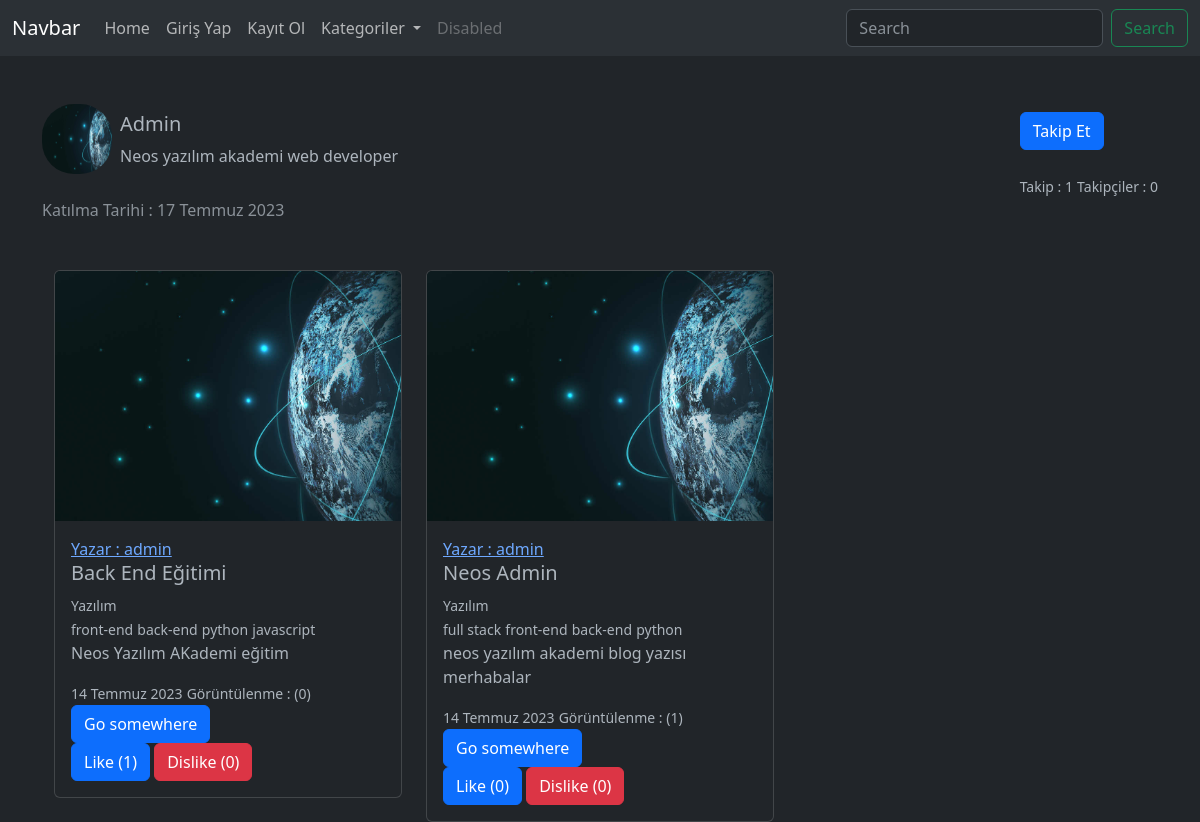
/user/profile/fc3fb771-8618-4abe-8e77-0c1817eca7e6, run on the app's committed database.
### user/models.py (models this page shows, shortened)
class Profile(models.Model):
    id = models.UUIDField(primary_key=True, db_index=True, default=uuid.uuid4, editable=False)
    user = models.OneToOneField(User, on_delete=models.CASCADE)
    image = models.ImageField(upload_to="profiles/", verbose_name="Profil Resmi", default='profiles/default-profile.jpeg')
    bio = models.TextField(verbose_name="Hakkımda", default="Merhaba ben bir blog yazarıyım")
    created_at = models.DateTimeField(auto_now_add=True, verbose_name="Katılma Tarihi")
    follow = models.ManyToManyField('self', verbose_name="Takip Edilenler", related_name="takip", blank=True, symmetrical=False) # symetrical
    follower = models.ManyToManyField('self', verbose_name="Takipçiler", related_name="takipciler", blank=True, symmetrical=False)
    class Meta:
        verbose_name_plural = "Profiller"
        verbose_name = "Profil"
        ordering = ['-created_at']

### posts/models.py (models this page shows, shortened)
class Blog(models.Model):
    owner = models.ForeignKey(User, on_delete=models.CASCADE, null=True)
    kategori = models.ForeignKey(Kategori, on_delete=models.SET_NULL, null=True)
    alt = models.ManyToManyField(AltKategori)
    ornek = models.OneToOneField(Kategori, related_name="ornegim", on_delete=models.CASCADE, null=True, blank=True)
    title = models.CharField(max_length=100) # type text Neos Yazılım Akademi
    content = models.TextField(verbose_name="İçerik", help_text="Buraya yazacağınız içerik bloğunuzun içeriği olacaktır") # textarea
    image = models.ImageField(upload_to = 'blogs/', null=True)
    created_at = models.DateTimeField(auto_now_add=True, verbose_name="Oluşturulma Tarihi", null=True)
    like = models.ManyToManyField('user.Profile', related_name="beğeniler")
    dislike = models.ManyToManyField('user.Profile')
    view = models.ManyToManyField('posts.IpModel', related_name="goruntulenme", blank=True)
    slug = models.SlugField(null=True, blank=True, editable=False) # neos-yazilim-akademi
    def get_absolute_url(self):
        return reverse('detail', kwargs={'pk':self.slug})
    class Meta:
        verbose_name_plural = "Yazılar" # anabaşlık
        verbose_name = "Yazı" # tekil başlık

class Kategori(models.Model):
    name = models.CharField(max_length=100)

class AltKategori(models.Model):
    name = models.CharField(max_length=100)

### user/views.py (the view, shortened to what this page needs)
# urls.py: path('profile/<profilId>', profile, name='profile'),
def profile(request, profilId):
    profil = Profile.objects.get(id = profilId)
    blogs = Blog.objects.filter(owner = profil.user)
    context = {
        'profil':profil,
        'blogs':blogs
    }
    return render(request, 'user/profile.html', context)

### posts/context_processors.py (called while the page is built)
def get_category(request):
    kategoriler = Kategori.objects.all()
    context = {
        'kategoriler':kategoriler
    }
    return context

### templates/user/profile.html (shortened to what this page needs)
{% extends 'index.html' %}
{% load static %}
{% load humanize %}
{% block content %}
    <div class="d-flex justify-content-between">
        <div class="d-flex">
            <img src="{{profil.image.url}}" alt="" width="70" height="70" class="rounded-5">
            <div class="profil-info ms-2 mt-2">
                <h5 class="text-capitalize">{{profil.user.username}}</h5>
                <p>{{profil.bio}}</p>
            </div>
        </div>
        <div>
            {% if request.user.profile != profil %}
                <form method="POST">
                    <input type="submit" name="follow"
                    {% comment %}
                    {% endcomment %}
                    {% if request.user.profile in profil.follower.all %}
                    value="Takipten Çık"
                    {% else %}
                    value="Takip Et"
                    {% endif %}
                    class="btn btn-primary mt-2">
                </form>
            {% else %}
            <a href="/user/update/" class="btn btn-primary">Profil Güncelle</a>
            <a href="/user/change-password/" class="btn btn-primary">Şifrenizi Değiştirin</a>
            {% endif %}
            <br>
            <small>Takip : {{profil.follow.all.count}}</small>
            <small>Takipçiler : {{profil.follower.all.count}}</small>
        </div>
    </div>
    <div class="info">
        <p class="text-muted text-capitalize">Katılma Tarihi : {{profil.created_at|naturalday}}</p>
    </div>
    <div class="container mt-5">
        <div class="row">
            {% for i in blogs %}
                {% include 'partials/_card.html' %}
            {% endfor %}
        </div>
    </div>
{% endblock content %}

### templates/partials/_card.html (shortened to what this page needs)
{% load humanize %}
<div class="col-4">
    <div class="card">
        {% if i.image %}
            <img src="{{i.image.url}}" height="250" class="card-img-top" alt="...">
        {% else %}
            <p>Resim Yok</p>
        {% endif %}
        <div class="card-body">
          <a href="{% url 'profile' i.owner.profile.id %}">Yazar : {{i.owner.username}}</a>
          <h5 class="card-title">{{i.title}}</h5>
          <small>{{i.kategori.name}}</small>
          <br>
          {% for j in i.alt.all %}
          <small>{{j.name}}</small>
          {% endfor %}
          <p class="card-text">{{i.content}}</p>
          <small class="text-capitalize">{{i.created_at|naturalday}}</small>
          <small>Görüntülenme : ({{i.view.all.count}})</small>
          <br>
          <a href="{{i.get_absolute_url}}" class="btn btn-primary">Go somewhere</a>
          <form class="d-inline-block" method="POST">
            <input type="submit" name="like" value="Like ({{i.like.all.count}})"
            {% if request.user.profile in i.like.all %}
            class="btn btn-success"
            {% else %}
            class="btn btn-primary"
            {% endif %}
             >
            <input type="submit" name="dislike" value="Dislike ({{i.dislike.all.count}})"
            {% if request.user.profile in i.dislike.all %}
            class="btn btn-secondary"
            {% else %}
            class="btn btn-danger"
            {% endif %}
            >
          </form>
        </div>
      </div>
</div>

### data on the page
Profile: image (picture), user.username "Admin", bio "Neos yazılım akademi web developer", follow "Takip Et", follow.all.count "1", follower.all.count "0", created_at "17 Temmuz 2023"
Blog: image (picture), owner.username "admin", title "Back End Eğitimi", kategori.name "Yazılım", content "Neos Yazılım AKademi eğitim", created_at "14 Temmuz 2023", view.all.count "0", like "Like (1)", dislike "Dislike (0)"
AltKategori: name "front-end"
AltKategori: name "back-end"
AltKategori: name "python"
AltKategori: name "javascript"
Blog: image (picture), owner.username "admin", title "Neos Admin", kategori.name "Yazılım", content "neos yazılım akademi blog yazısı merhabalar", created_at "14 Temmuz 2023", view.all.count "1", like "Like (0)", dislike "Dislike (0)"
AltKategori: name "full stack"
